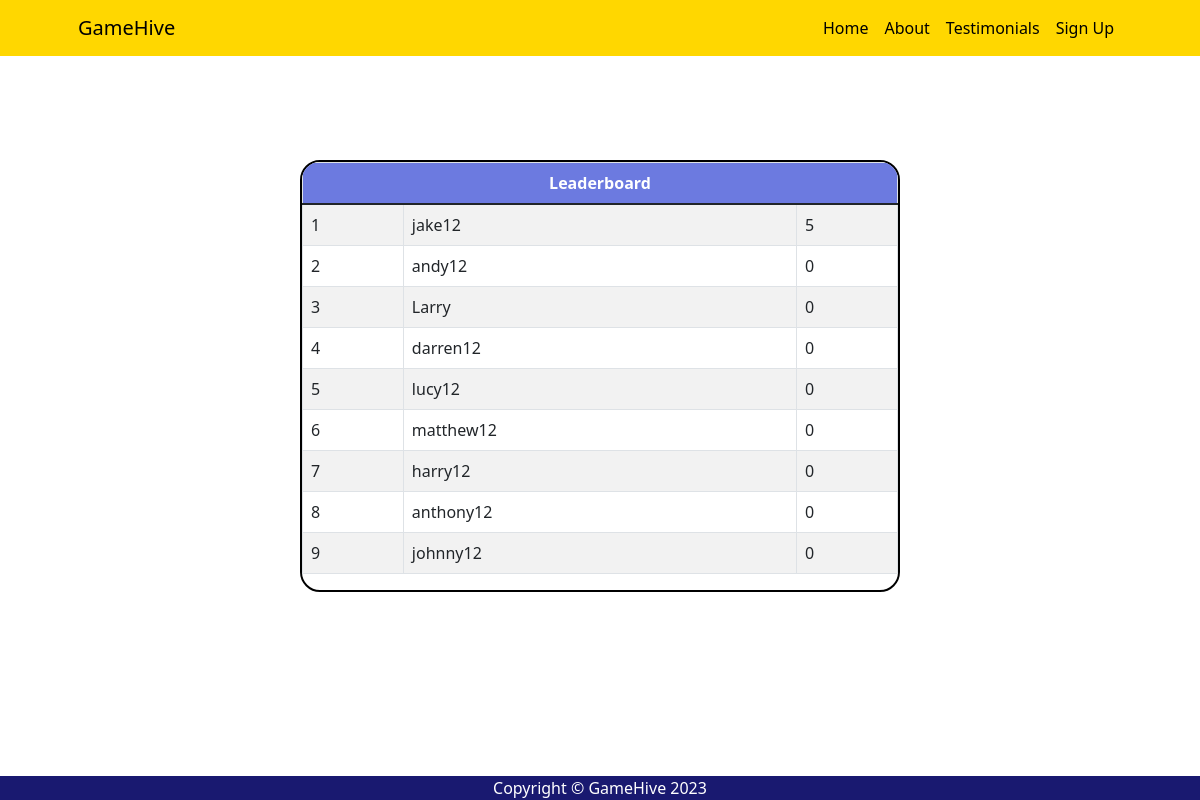
The page /my_profile/ on the database as committed earlier.
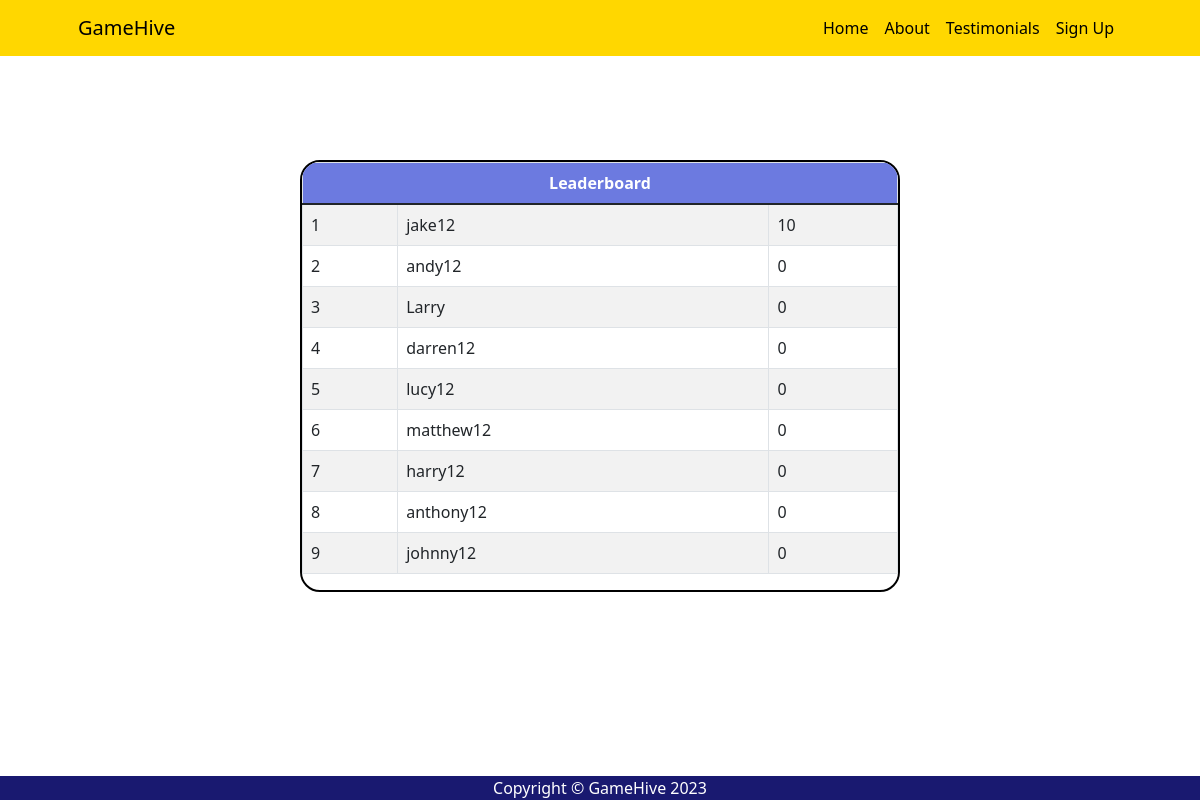
The same page on the database as committed later.
### gamehive/models.py (models this page shows)
class GameUserProfile(models.Model):
    user = models.OneToOneField(User, on_delete=models.CASCADE)
    current_score = models.IntegerField(default=0)

### gamehive/views.py (the view)
# urls.py: path('my_profile/', views.my_profile, name='my_profile'),
def my_profile(request):
    leaderboard_entries = GameUserProfile.objects.all().order_by('-current_score')
    return render(request, 'profile.html', {'leaderboard_entries': leaderboard_entries})

### templates/profile.html (shortened to what this page needs)
{% extends "base.html" %}
    {% load static %}
    {% block content %}
    <div style="display: flex; justify-content: center; align-items: center; height: 80vh;">
        <div style="width: 50%;">
            <div style="border: 2px solid black; border-radius: 20px; overflow: hidden;">
                <table class="table table-bordered table-striped table-hover" style="width: 100%;">
                    <thead style="background-color:RGB(108, 122, 224);">
                        <th colspan="3" style="text-align: center; color: white;">Leaderboard</th>
                    </thead>
                    <tbody>
                        {% for leaderboard in leaderboard_entries %}
                            <tr>
                                <td>{{ forloop.counter }}</td>
                                <td>{{ leaderboard.user.username }}</td>
                                <td>{{ leaderboard.current_score }}</td>
                            </tr>
                        {% endfor %}
                    </tbody>
                </table>
            </div>
        </div>
    </div>
    {% endblock %}

Rows that differ between the two databases and show on the page:
changed GameUserProfile "jake12": current_score "5" → "10"
